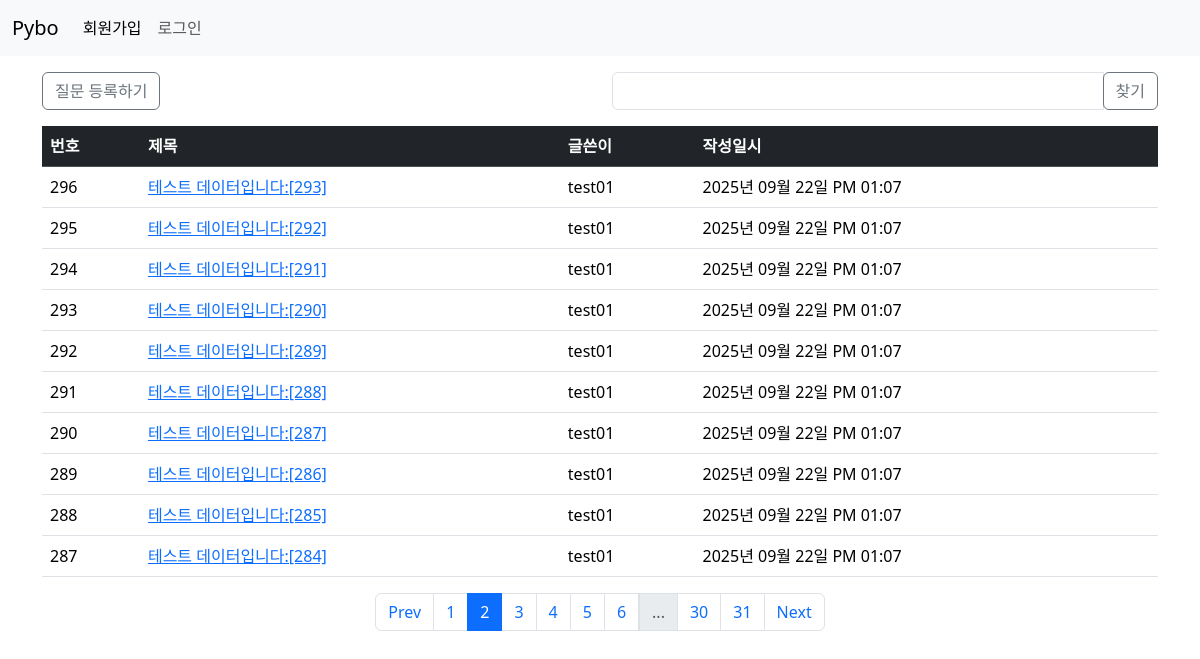
/question/list/?page=2, run on the app's committed database.
### pybo/models.py (models this page shows)
class Question(db.Model):    # class() -> 괄호 안에 내용 : 다른 클래스를 상속받을 때 괄호 안에 씀
    id = db.Column(db.Integer, primary_key=True)
    subject = db.Column(db.String(200), nullable=False) # not null = nullable
    content = db.Column(db.Text(), nullable=False)
    create_date = db.Column(db.DateTime(), nullable=False)
    user_id = db.Column(db.Integer, db.ForeignKey('user.id', ondelete='CASCADE'), nullable=False)
    user = db.relationship('User', backref=db.backref('question_set'))
    modify_date = db.Column(db.DateTime(), nullable=True)
    image_path = db.Column(db.String(200), nullable=True)

class User(db.Model):
    id = db.Column(db.Integer, primary_key=True) # 테이블에서 유일하게 구분할 수 있는 값들
    username = db.Column(db.String(150), unique=True, nullable=False) # unique = 중복 X
    password = db.Column(db.String(200), nullable=False)
    email = db.Column(db.String(120), unique=True, nullable=False)

### pybo/views/question_views.py (the view, shortened to what this page needs)
@bp.route('/list/')  # question으로 간 다음 하위인 list로 감
def _list():  # list는 예약어여서 앞에 _붙여줌
    page = request.args.get('page', default=1, type=int)  # 페이지 / request => url(question/list/) 가져와서 뒤에 페이지 파라미터 추가
    kw = request.args.get('kw', default='', type=str)  # 검색 키워드
    question_list = Question.query.order_by(Question.create_date.desc())
    question_list = question_list.paginate(page=page, per_page=10)  # 한 페이지에 보여야 할 게시글 수
    return render_template('question/question_list.html', question_list=question_list, page=page, kw=kw)

### pybo/filter.py (called while the page is built)
def format_datetime(value, fmt='%Y년 %m월 %d일 %p %I:%M'):
    return value.strftime(fmt)

### pybo/views/auth_views.py (called while the page is built)
@bp.before_app_request
def load_logged_in_user():
    user_id = session.get('user_id')
    if user_id is None:
        g.user = None # 플라스크에서 사용하는 객체 g => 컨텍스트 변수, 요청 -> 응답 과정에서 유효함, 사용자의 정보를 기억
    else:
        g.user= User.query.get(int(user_id)) # user의 정보(id, pw, em ...)을 다 가져와서 g에 저장

### pybo/templates/question/question_list.html (shortened to what this page needs)
{% extends 'base.html' %}
{% block content %}
<div class="container my-3">
    <div class="row my-3">
        <div class="col-6">
            <a href="{{ url_for('question.create') }}" class="btn btn-outline-secondary">질문 등록하기</a>
        </div>
        <div class="col-6">
            <div class="input-group">
                <input type="text" id="search_kw" class="form-control" value="{{ kw or '' }}">
                <div class="input-group-append">
                    <button class="btn btn-outline-secondary" id="btn_search">찾기</button>
                </div>
            </div>
        </div>
    </div>
    <table class="table table-hover">
        <thead>
        <tr class="table-dark">
            <th scope="col">번호</th>
            <th scope="col">제목</th>
            <th scope="col">글쓴이</th>
            <th scope="col">작성일시</th>
        </tr>
        </thead>
        <tbody>
        {% if question_list %}
        {% for question in question_list.items %}
        <tr>
            <td>{{ question_list.total - (question_list.page - 1) * question_list.per_page - loop.index0 }}</td>
            <td>
                <a href="{{ url_for('question.detail', question_id = question.id) }}">{{ question.subject }}</a>
            </td>
            <td>{{ question.user.username }}</td>
            <td>{{ question.create_date|datetime }}</td>
        </tr>
        {% endfor %} {% else %}
        <tr>
            <td colspan="3">질문이 없습니다.</td>
        </tr>
        {% endif %}
        </tbody>
    </table>
    <ul class="pagination justify-content-center">
        {% if question_list.has_prev %}
        <li class="page-item"><a data-page="{{ question_list.prev_num }}" href="javascript:void(0)" class="page-link">Prev</a></li>
        {% else %}
        <li class="page-item disabled"><a href="javascript:void(0)" class="page-link">Prev</a></li>
        {% endif %}
        {% for page_num in question_list.iter_pages() %}
        {% if page_num %}
        {% if page_num != question_list.page %}
        <li class="page-item">
            <a data-page="{{ page_num }}" class="page-link" href="javascript:void(0)">{{ page_num }}</a>
        </li>
        {% else %}
        <li class="page-item active">
            <a class="page-link" href="javascript:void(0)" aria-current="page">{{ page_num }}</a>
        </li>
        {% endif %}
        {% else %}
        <li class="disabled">
            <a class="page-link" href="javascript: void(0)">...</a>
        </li>
        {% endif %}
        {% endfor %}
        {% if question_list.has_next %}
        <li class="page-item">
            <a data-page="{{ question_list.next_num }}" href="javascript:void(0)" class="page-link">Next</a>
        </li>
        {% else %}
        <li class="page-item disabled">
            <a href="javascript:void(0)" class="page-link">Next</a></li>
        {% endif %}
    </ul>
</div>
{% endblock %}

### data on the page
Question: total "296", subject "테스트 데이터입니다:[293]", user.username "test01", create_date "2025년 09월 22일 PM 01:07"
Question: total "295", subject "테스트 데이터입니다:[292]", user.username "test01", create_date "2025년 09월 22일 PM 01:07"
Question: total "294", subject "테스트 데이터입니다:[291]", user.username "test01", create_date "2025년 09월 22일 PM 01:07"
Question: total "293", subject "테스트 데이터입니다:[290]", user.username "test01", create_date "2025년 09월 22일 PM 01:07"
Question: total "292", subject "테스트 데이터입니다:[289]", user.username "test01", create_date "2025년 09월 22일 PM 01:07"
Question: total "291", subject "테스트 데이터입니다:[288]", user.username "test01", create_date "2025년 09월 22일 PM 01:07"
Question: total "290", subject "테스트 데이터입니다:[287]", user.username "test01", create_date "2025년 09월 22일 PM 01:07"
Question: total "289", subject "테스트 데이터입니다:[286]", user.username "test01", create_date "2025년 09월 22일 PM 01:07"
Question: total "288", subject "테스트 데이터입니다:[285]", user.username "test01", create_date "2025년 09월 22일 PM 01:07"
Question: total "287", subject "테스트 데이터입니다:[284]", user.username "test01", create_date "2025년 09월 22일 PM 01:07"

### other printed values
{{ page_num }} "1" "3" "4" "5" "6" "30" "31"
{{ page_num }} "2"
